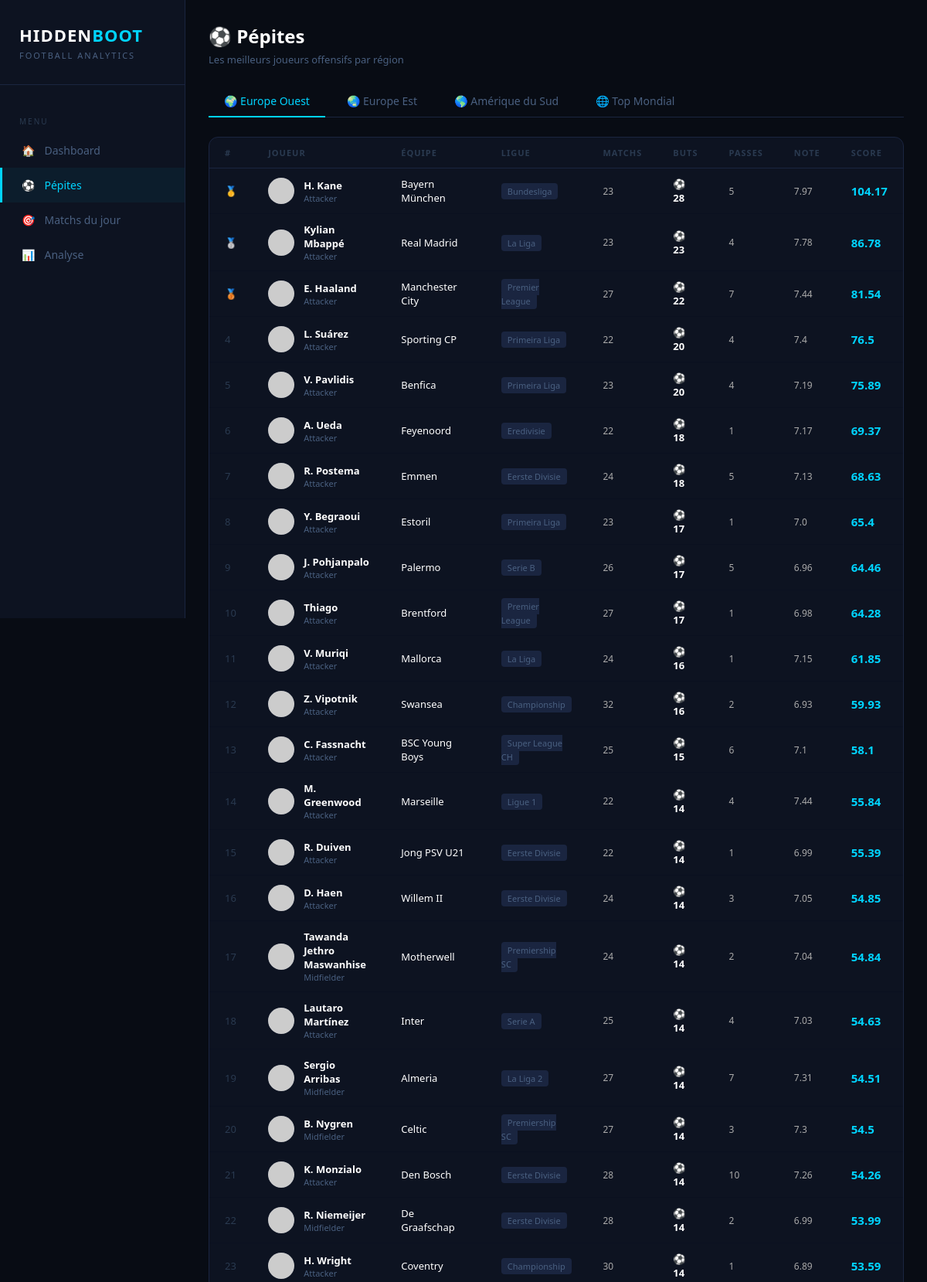
Page /pepites (upper part) on the committed database.
### tables this page shows
CREATE TABLE api_joueurs (
        id INTEGER PRIMARY KEY,
        nom TEXT,
        age INTEGER,
        nationalite TEXT,
        poste TEXT,
        equipe_id INTEGER,
        ligue_id INTEGER,
        matchs INTEGER,
        buts INTEGER,
        passes INTEGER,
        note REAL,
        minutes INTEGER,
        ratio REAL,
        score REAL,
        saison INTEGER,
        date_maj TEXT
    );

CREATE TABLE api_equipes (
        id INTEGER PRIMARY KEY,
        nom TEXT,
        ligue_id INTEGER,
        pays TEXT
    );

CREATE TABLE api_ligues (
        id INTEGER PRIMARY KEY,
        nom TEXT,
        pays TEXT,
        saison INTEGER
    );

### app.py (the view)
@app.route("/pepites")
def pepites():
    conn = get_db()
    c = conn.cursor()
    regions = {
        "🌍 Europe Ouest": [61, 62, 39, 40, 140, 141, 135, 136, 78, 79, 94, 95, 88, 89, 144, 207, 218, 179],
        "🌏 Europe Est": [235, 236, 106, 107, 286, 283, 197, 210, 203, 204],
        "🌎 Amérique du Sud": [71, 72, 128, 131, 239, 265, 268]
    }
    resultats = {}
    for region, ligue_ids in regions.items():
        placeholders = ",".join("?" * len(ligue_ids))
        c.execute(f"""
            SELECT j.id as joueur_id, j.nom, j.nationalite, j.poste,
                   j.matchs, j.buts, j.passes, j.note, j.ratio, j.score,
                   e.nom as equipe, l.nom as ligue
            FROM api_joueurs j
            JOIN api_equipes e ON j.equipe_id = e.id
            JOIN api_ligues l ON j.ligue_id = l.id
            WHERE j.buts > 0 AND j.ligue_id IN ({placeholders})
            ORDER BY j.score DESC
            LIMIT 50
        """, ligue_ids)
        resultats[region] = c.fetchall()
    c.execute("""
        SELECT j.id as joueur_id, j.nom, j.nationalite, j.poste,
               j.matchs, j.buts, j.passes, j.note, j.ratio, j.score,
               e.nom as equipe, l.nom as ligue
        FROM api_joueurs j
        JOIN api_equipes e ON j.equipe_id = e.id
        JOIN api_ligues l ON j.ligue_id = l.id
        WHERE j.buts > 0
        ORDER BY j.score DESC
        LIMIT 50
    """)
    resultats["🌐 Top Mondial"] = c.fetchall()
    conn.close()
    return render_template("pepites.html", regions=resultats)

### app.py (called while the page is built)
def get_db():
    conn = sqlite3.connect("botfoot.db")
    conn.row_factory = sqlite3.Row
    return conn

### templates/pepites.html (shortened to what this page needs)
<!DOCTYPE html>
<html lang="fr">
<head>
    <link rel="stylesheet" href="https://cdn.jsdelivr.net/gh/lipis/flag-icons@7.0.0/css/flag-icons.min.css"/>
</head>
<body>
<div class="sidebar">
    <div class="logo">
        <h1>HIDDEN<span>BOOT</span></h1>
        <p>Football Analytics</p>
    </div>
    <div class="nav-section">Menu</div>
    <a href="/" class="nav-item"><span>🏠</span> Dashboard</a>
    <a href="/pepites" class="nav-item active"><span>⚽</span> Pépites</a>
    <a href="/matchs" class="nav-item"><span>🎯</span> Matchs du jour</a>
    <a href="/analyse" class="nav-item"><span>📊</span> Analyse</a>
</div>
<div class="main">
    <div class="page-header">
        <h2>⚽ Pépites</h2>
        <p>Les meilleurs joueurs offensifs par région</p>
    </div>
    <div class="regions-tabs">
        {% for region in regions.keys() %}
        <div class="region-tab {% if loop.first %}active{% endif %}"
             onclick="showRegion('{{ loop.index }}')">
            {{ region }}
        </div>
        {% endfor %}
    </div>
    {% for region, joueurs in regions.items() %}
    <div class="region-content {% if loop.first %}active{% endif %}" id="region-{{ loop.index }}">
        <div class="table-block">
            <table>
                <tr>
                    <th>#</th>
                    <th>Joueur</th>
                    <th>Équipe</th>
                    <th>Ligue</th>
                    <th>Matchs</th>
                    <th>Buts</th>
                    <th>Passes</th>
                    <th>Note</th>
                    <th>Score</th>
                </tr>
                {% for j in joueurs %}
                <tr>
                    <td class="{% if loop.index == 1 %}rang-1{% elif loop.index == 2 %}rang-2{% elif loop.index == 3 %}rang-3{% else %}rang{% endif %}">
                        {% if loop.index == 1 %}🥇
                        {% elif loop.index == 2 %}🥈
                        {% elif loop.index == 3 %}🥉
                        {% else %}{{ loop.index }}{% endif %}
                    </td>
                    <td>
                        <div class="joueur-info">
                            <div class="joueur-photo">
                                <img src="https://media.api-sports.io/football/players/{{ j.joueur_id }}.png"
                                     onerror="this.src='https://via.placeholder.com/34x34/1a2540/4a6080?text=?'"
                                     alt="{{ j.nom }}">
                            </div>
                            <div>
                                <div class="joueur-nom">{{ j.nom }}</div>
                                <div class="joueur-poste">{{ j.poste }}</div>
                            </div>
                        </div>
                    </td>
                    <td>{{ j.equipe }}</td>
                    <td><span class="ligue-badge">{{ j.ligue }}</span></td>
                    <td class="stat-mini"><span>{{ j.matchs }}</span></td>
                    <td class="buts">⚽ {{ j.buts }}</td>
                    <td class="stat-mini"><span>{{ j.passes }}</span></td>
                    <td class="stat-mini"><span>{{ j.note }}</span></td>
                    <td class="score">{{ j.score }}</td>
                </tr>
                {% endfor %}
            </table>
        </div>
    </div>
    {% endfor %}
</div>
</body>
</html>

### templates/pepites.html (style rules this page uses)
* { margin: 0; padding: 0; box-sizing: border-box; }
body { background: #080C14; color: #fff; font-family: 'Segoe UI', Arial, sans-serif; display: flex; min-height: 100vh; }
.sidebar { width: 240px; min-height: 100vh; background: #0D1321; border-right: 1px solid #1a2540; padding: 30px 0; position: fixed; }
.logo { padding: 0 25px 30px; border-bottom: 1px solid #1a2540; margin-bottom: 20px; }
.logo h1 { font-size: 22px; font-weight: 800; letter-spacing: 1px; }
.logo h1 span { color: #00D4FF; }
.logo p { color: #4a6080; font-size: 11px; margin-top: 4px; text-transform: uppercase; letter-spacing: 2px; }
.nav-item { display: flex; align-items: center; gap: 12px; padding: 13px 25px; color: #4a6080; text-decoration: none; font-size: 14px; transition: all 0.2s; border-left: 3px solid transparent; }
.nav-item:hover, .nav-item.active { color: #00D4FF; background: rgba(0, 212, 255, 0.05); border-left: 3px solid #00D4FF; }
.nav-section { padding: 20px 25px 8px; color: #2a3a50; font-size: 10px; text-transform: uppercase; letter-spacing: 2px; }
.main { margin-left: 240px; padding: 30px; flex: 1; }
.page-header { margin-bottom: 25px; }
.page-header h2 { font-size: 24px; font-weight: 700; }
.page-header p { color: #4a6080; font-size: 13px; margin-top: 5px; }
.regions-tabs { display: flex; gap: 8px; margin-bottom: 25px; border-bottom: 1px solid #1a2540; padding-bottom: 0; }
.region-tab { padding: 10px 20px; cursor: pointer; font-size: 14px; color: #4a6080; border-bottom: 2px solid transparent; transition: all 0.2s; margin-bottom: -1px; }
.region-tab.active { color: #00D4FF; border-bottom: 2px solid #00D4FF; }
.region-content { display: none; }
.region-content.active { display: block; }
.table-block { background: #0D1321; border: 1px solid #1a2540; border-radius: 12px; overflow: hidden; }
table { width: 100%; border-collapse: collapse; }
th { padding: 12px 20px; text-align: left; color: #2a3a50; font-size: 11px; text-transform: uppercase; letter-spacing: 1px; border-bottom: 1px solid #1a2540; }
td { padding: 11px 20px; border-bottom: 1px solid #0a1020; font-size: 13px; }
.joueur-info { display: flex; align-items: center; gap: 12px; }
.joueur-photo { width: 34px; height: 34px; border-radius: 50%; background: #1a2540; overflow: hidden; flex-shrink: 0; }
.joueur-photo img { width: 100%; height: 100%; object-fit: cover; }
.joueur-nom { font-weight: 600; font-size: 13px; }
.joueur-poste { color: #4a6080; font-size: 11px; }
.ligue-badge { background: #1a2540; padding: 3px 8px; border-radius: 4px; font-size: 11px; color: #4a6080; }
.score { color: #00D4FF; font-weight: 700; font-size: 15px; }
.buts { color: #fff; font-weight: 600; }
.rang-1 { color: #FFD700; font-weight: 700; }
.rang-2 { color: #C0C0C0; font-weight: 700; }
.rang-3 { color: #CD7F32; font-weight: 700; }
.rang { color: #2a3a50; }
.stat-mini { color: #4a6080; font-size: 12px; }
.stat-mini span { color: #aaa; }

### rows in the picture
api_joueurs: nom "H. Kane", poste "Attacker", equipe "Bayern München", ligue "Bundesliga", matchs "23", buts "28", passes "5", note "7.97", score "104.17"
api_joueurs: nom "Kylian Mbappé", poste "Attacker", equipe "Real Madrid", ligue "La Liga", matchs "23", buts "23", passes "4", note "7.78", score "86.78"
api_joueurs: nom "E. Haaland", poste "Attacker", equipe "Manchester City", ligue "Premier League", matchs "27", buts "22", passes "7", note "7.44", score "81.54"
api_joueurs: nom "L. Suárez", poste "Attacker", equipe "Sporting CP", ligue "Primeira Liga", matchs "22", buts "20", passes "4", note "7.4", score "76.5"
api_joueurs: nom "V. Pavlidis", poste "Attacker", equipe "Benfica", ligue "Primeira Liga", matchs "23", buts "20", passes "4", note "7.19", score "75.89"
api_equipes: nom "A. Ueda", poste "Attacker", equipe "Feyenoord", ligue "Eredivisie", matchs "22", buts "18", passes "1", note "7.17", score "69.37"
api_equipes: nom "R. Postema", poste "Attacker", equipe "Emmen", ligue "Eerste Divisie", matchs "24", buts "18", passes "5", note "7.13", score "68.63"
api_joueurs: nom "Y. Begraoui", poste "Attacker", equipe "Estoril", ligue "Primeira Liga", matchs "23", buts "17", passes "1", note "7.0", score "65.4"
api_joueurs: nom "J. Pohjanpalo", poste "Attacker", equipe "Palermo", ligue "Serie B", matchs "26", buts "17", passes "5", note "6.96", score "64.46"
api_equipes: nom "Thiago", poste "Attacker", equipe "Brentford", ligue "Premier League", matchs "27", buts "17", passes "1", note "6.98", score "64.28"
api_joueurs: nom "V. Muriqi", poste "Attacker", equipe "Mallorca", ligue "La Liga", matchs "24", buts "16", passes "1", note "7.15", score "61.85"
api_equipes: nom "Z. Vipotnik", poste "Attacker", equipe "Swansea", ligue "Championship", matchs "32", buts "16", passes "2", note "6.93", score "59.93"
api_joueurs: nom "C. Fassnacht", poste "Attacker", equipe "BSC Young Boys", ligue "Super League CH", matchs "25", buts "15", passes "6", note "7.1", score "58.1"
api_joueurs: nom "M. Greenwood", poste "Attacker", equipe "Marseille", ligue "Ligue 1", matchs "22", buts "14", passes "4", note "7.44", score "55.84"
api_equipes: nom "R. Duiven", poste "Attacker", equipe "Jong PSV U21", ligue "Eerste Divisie", matchs "22", buts "14", passes "1", note "6.99", score "55.39"
api_equipes: nom "D. Haen", poste "Attacker", equipe "Willem II", ligue "Eerste Divisie", matchs "24", buts "14", passes "3", note "7.05", score "54.85"
api_equipes: nom "Tawanda Jethro Maswanhise", poste "Midfielder", equipe "Motherwell", ligue "Premiership SC", matchs "24", buts "14", passes "2", note "7.04", score "54.84"
api_joueurs: nom "Lautaro Martínez", poste "Attacker", equipe "Inter", ligue "Serie A", matchs "25", buts "14", passes "4", note "7.03", score "54.63"
api_equipes: nom "Sergio Arribas", poste "Midfielder", equipe "Almeria", ligue "La Liga 2", matchs "27", buts "14", passes "7", note "7.31", score "54.51"
api_joueurs: nom "B. Nygren", poste "Midfielder", equipe "Celtic", ligue "Premiership SC", matchs "27", buts "14", passes "3", note "7.3", score "54.5"
api_joueurs: nom "K. Monzialo", poste "Attacker", equipe "Den Bosch", ligue "Eerste Divisie", matchs "28", buts "14", passes "10", note "7.26", score "54.26"
api_joueurs: nom "R. Niemeijer", poste "Midfielder", equipe "De Graafschap", ligue "Eerste Divisie", matchs "28", buts "14", passes "2", note "6.99", score "53.99"
api_joueurs: nom "H. Wright", poste "Attacker", equipe "Coventry", ligue "Championship", matchs "30", buts "14", passes "1", note "6.89", score "53.59"

### other values in the picture
{{ region }} "🌍 Europe Ouest" "🌏 Europe Est" "🌎 Amérique du Sud" "🌐 Top Mondial"
